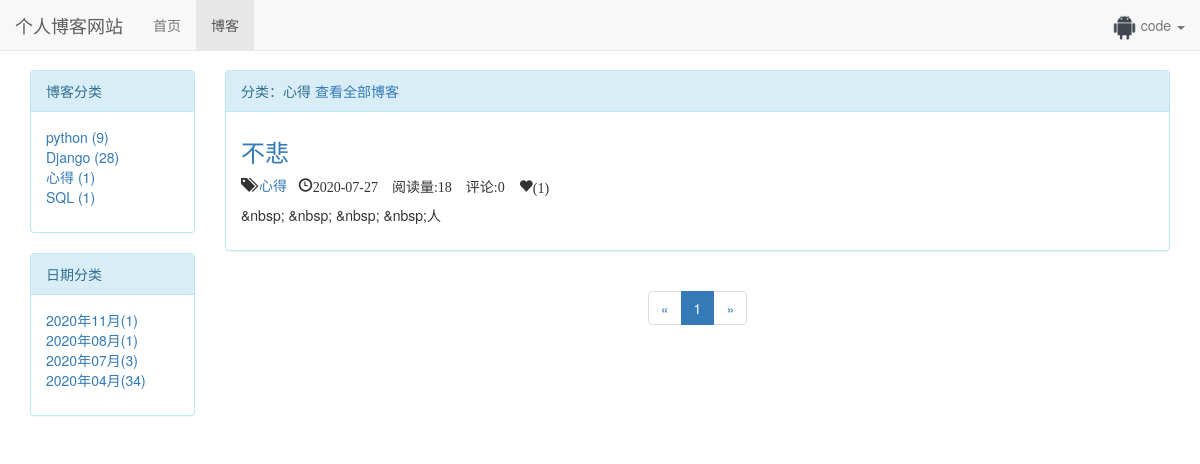
The page /blog/type/3 (signed in) on the database as committed earlier.
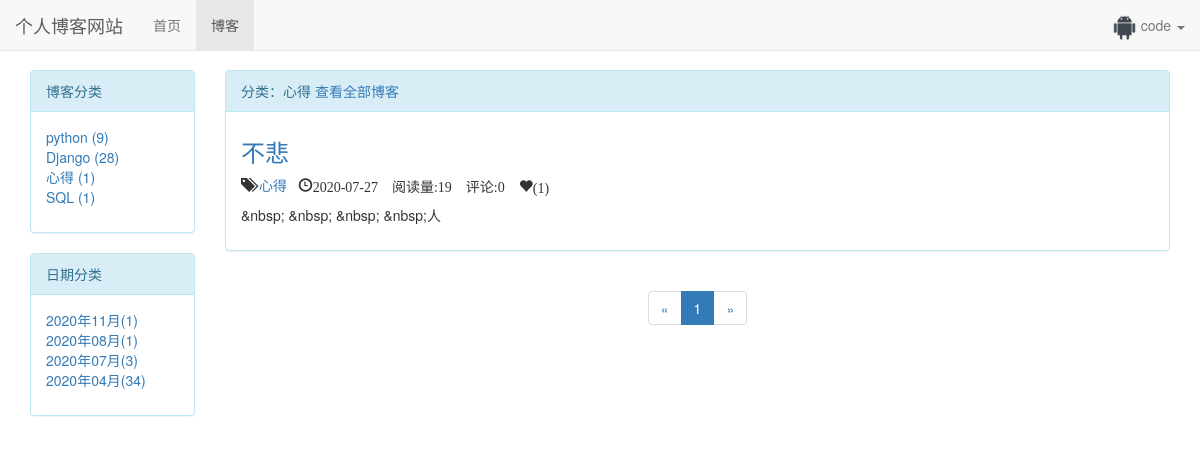
The same page on the database as committed later.
### bowen/models.py (models this page shows, shortened)
class Blog(models.Model,ReadNumModel):
    blog_type =models.ForeignKey(BlogType,on_delete=models.CASCADE)
    title = models.CharField(max_length=50)
    content = RichTextUploadingField()
    author = models.ForeignKey(User,on_delete=models.CASCADE)
    read_details =GenericRelation(ReadDetail)
    created_time = models.DateTimeField(auto_now_add=True)
    last_updated_time = models.DateTimeField(auto_now=True)
    class Meta:
        ordering =['-created_time']

class BlogType(models.Model):
    type_name = models.CharField(max_length=50)
    def __str__(self):
        return self.type_name

### read_statistics/models.py (models this page shows)
class ReadNum(models.Model):
    read_num=models.IntegerField(default=0)
    content_type=models.ForeignKey(ContentType,on_delete=models.CASCADE)
    objects_id=models.PositiveIntegerField()
    content_object=GenericForeignKey('content_type','objects_id')

### likes/models.py (models this page shows)
class LikeCount(models.Model):
    content_type=models.ForeignKey(ContentType,on_delete=models.CASCADE)
    object_id=models.PositiveIntegerField()
    content_object=GenericForeignKey('content_type','object_id')
    liked_num= models.IntegerField(default=0)

### bowen/views.py (the view)
# urls.py: path('type/<int:blog_type_pk>', views.blogs_with_type,name="blogs_with_type"),
def blogs_with_type(request, blog_type_pk):
    blog_type=get_object_or_404(BlogType,pk=blog_type_pk)
    blogs_all_list = Blog.objects.filter(blog_type=blog_type)
    context=get_blog_common_data(request,blogs_all_list)
    context['blog_type']=blog_type
    return render(request,'blogs_with_type.html',context)

### comment/templatetags/comment_tags.py (called while the page is built)
@register.simple_tag
def get_comment_count(obj):
    content_type =ContentType.objects.get_for_model(obj)
    return Comment.objects.filter(content_type=content_type,object_id=obj.pk).count()

### likes/templatetags/likes_tags.py (called while the page is built)
@register.simple_tag
def get_like_count(obj):
    content_type =ContentType.objects.get_for_model(obj)
    like_count,created=LikeCount.objects.get_or_create(content_type=content_type,object_id=obj.pk)
    return like_count.liked_num

### read_statistics/models.py (called while the page is built)
    def get_read_num(self):
        ct=ContentType.objects.get_for_model(self)
        try:
            readnum=ReadNum.objects.get(content_type=ct,objects_id=self.pk)
            return readnum.read_num
        except exceptions.ObjectDoesNotExist:
            return 0

### user/context_processors.py (called while the page is built)
def login_modal_form(request):
	return {'login_modal_form': loginForm()}

### user/models.py (called while the page is built)
def get_nickname_or_username(self):
	if Profile.objects.filter(user=self).exists():
		profile=Profile.objects.get(user=self)
		return profile.nickname
	else:
		return self.username

### bowen/templates/blogs_with_type.html (shortened to what this page needs)
{% extends "blog_list.html" %}
{% block blog_list_title %}
    分类：{{ blog_type.type_name }}
    <a href="{% url 'blog_list' %}">查看全部博客</a>
{% endblock blog_list_title %}

### bowen/templates/blog_list.html (shortened to what the changed rows need)
{% extends "base.html" %}
{% load static %}
{% load comment_tags %}
{% load likes_tags %}
{% block header_extends %}
    <link rel="stylesheet" href="{% static 'bowen/blog.css' %}">
{% endblock %}
{% block content %}
    <div class="container">
        <div class="row">
            <div class="col-xs-12 col-sm-8 col-md-9 col-lg-10">
                <div class="panel panel-info">
                    <div class="panel-body">
                        {% for blog in blogs %}
                            <div class="blog">
                                <h3><a href="{% url 'blog_detail' blog.pk %}">
                                    {{ blog.title }}</a></h3>
                                <p class="bloginfo">
                                    <span class="glyphicon glyphicon-tags"></span><a href="{% url 'blogs_with_type' blog.blog_type.pk %}">
                                        {{ blog.blog_type }}</a>&nbsp;&nbsp;
                                        <span class="glyphicon glyphicon-time">{{ blog.created_time|date:"Y-m-d " }}
                                    阅读量:{{ blog.get_read_num }}
                                    评论:{% get_comment_count blog %}
                                    <span class="glyphicon glyphicon-heart" >({% get_like_count blog %})
                                </p>
                                <p>{{ blog.content|striptags|truncatechars_html:30 }}</p>
                            </div>
                        {% empty %}
                            <div class="blog">
                                <h3>暂无博客,敬请期待</h3>
                            </div>
                        {% endfor %}
                    </div>
                </div>
            </div>
        </div>
    </div>
{% endblock content %}

Rows that differ between the two databases and show on the page:
changed through a linked row, Blog "不悲": get_read_num "18" → "19"
